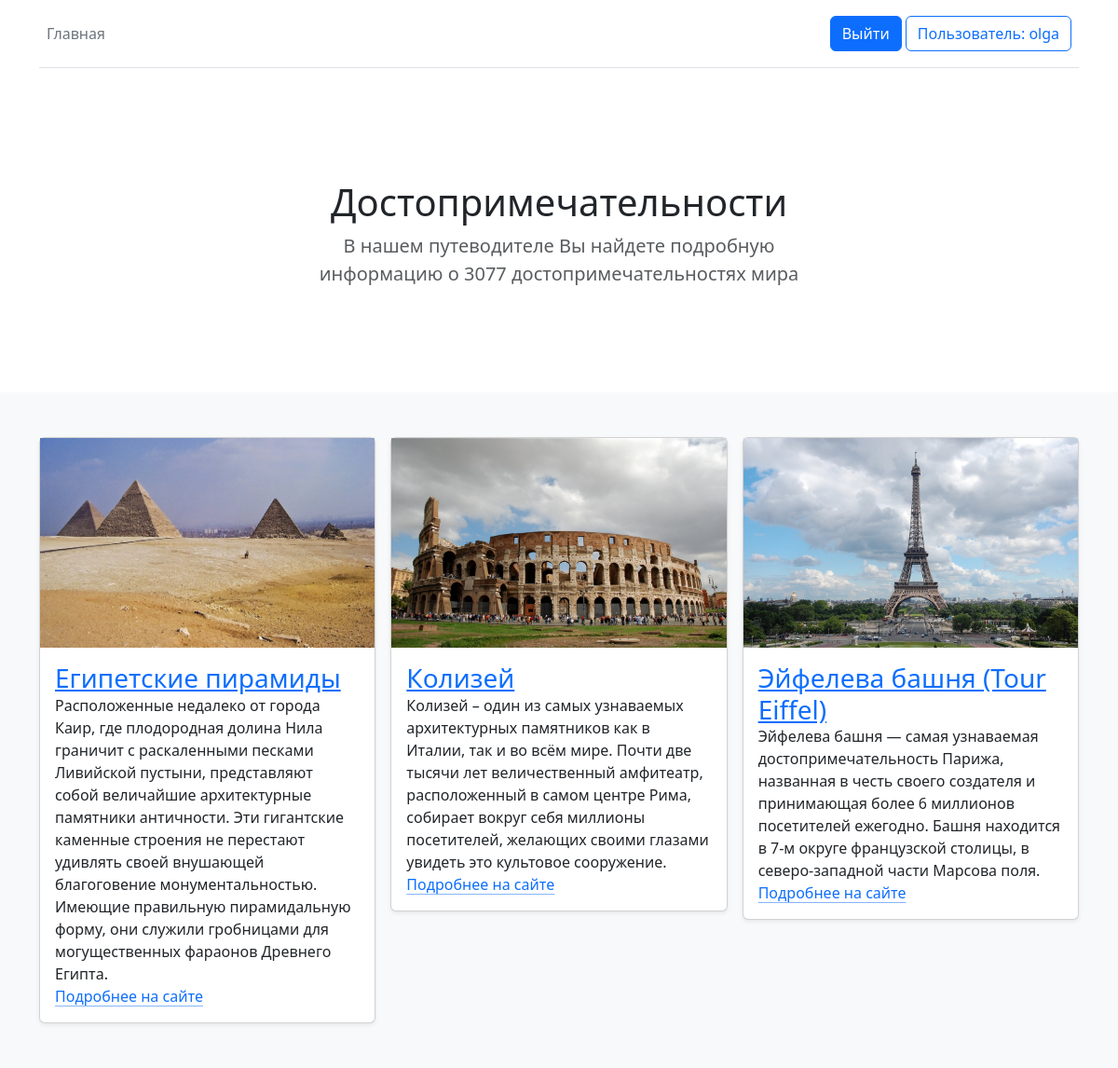
The app's page / (signed in) with its own data.
### photos/models.py (models this page shows)
class Photos(models.Model):
    title = models.CharField(max_length=100)
    detail = models.CharField(max_length=400)
    image = models.ImageField(upload_to='photos/images/')
    url = models.URLField(blank=True)

### photos/views.py (the view)
# urls.py: path('', views.index, name="index"),
def index(request):
    projects = Photos.objects.all()
    return render(request, 'photos/index.html',
                  {'projects': projects})

### photos/templates/photos/index.html (shortened to what this page needs)
{%extends 'photos/base.html'%}
{%block content%}
<main>
  <section class="py-5 text-center container">
    <div class="row py-lg-5">
      <div class="col-lg-6 col-md-8 mx-auto">
        <h1 class="fw-light"><font style="vertical-align: inherit;"><font style="vertical-align: inherit;">Достопримечательности</font></font></h1>
        <p class="lead text-body-secondary"><font style="vertical-align: inherit;"><font style="vertical-align: inherit;">В нашем путеводителе Вы найдете подробную информацию о 3077 достопримечательностях мира</font></font></p>
      </div>
    </div>
  </section>
</main>
<div class="album py-5 bg-body-tertiary">
    <div class="container">
       <div class="row row-cols-1 row-cols-sm-2 row-cols-md-3 g-3">
{%for project in projects%}
<div class="col">
<div class="card shadow-sm">
    <div class="bd-placeholder-img card-img-top"><img src="{{project.image.url}}" alt="" width="100%" height="225"></div>
    <div class="card-body">
          <h3 class="mb-0"><font style="vertical-align: inherit;"><font style="vertical-align: inherit;"><a href="{{project.url}}" target="_blank">{{project.title}}</a></font></font></h3>
            <p class="card-text mb-auto"><font style="vertical-align: inherit;"><font style="vertical-align: inherit;">{{project.detail}}</font></font></p>
            <a href="#" class="icon-link gap-1 icon-link-hover stretched-link"><font style="vertical-align: inherit;"><font style="vertical-align: inherit;">
                Подробнее на сайте</font></font><svg class="bi"><use xlink:href="#chevron-right"></use></svg></a>
    </div>
</div>
</div>
    {%endfor%}
        </div>
    </div>
</div>
{%endblock%}

### photos/templates/photos/base.html (shortened to what this page needs)
<!DOCTYPE html>
<html lang="en">
<head>
    <link href="https://cdn.jsdelivr.net/npm/bootstrap@5.3.2/dist/css/bootstrap.min.css" rel="stylesheet">
    <link rel="stylesheet" href="https://cdn.jsdelivr.net/npm/@docsearch/css@3">
</head>
<body>
<div class="container">
    <header class="d-flex flex-wrap align-items-center justify-content-center justify-content-md-between py-3 mb-4 border-bottom">
      <ul class="nav col-12 col-md-auto mb-2 justify-content-center mb-md-0">
        <li><a href="/" class="nav-link px-2 link-secondary">Главная</a></li>
      </ul>
    {%if user.is_authenticated%}
        <div class="col-md-3 text-end">
            <form action="{%url 'logoutuser'%}" method="post">
                <button type="button" class="btn btn-primary">
                    Выйти
                </button>
                <button type="button" class="btn btn-outline-primary me-2">
            Пользователь: {{user.username}}
            </button>
            </form>
        </div>
    {%endif%}
    </header>
  </div>
  {%block content%}
  {%endblock%}
</body>
</html>

### records on screen
Photos: image (picture), title "Египетские пирамиды", detail "Расположенные недалеко от города Каир, где плодородная долина Нила граничит с раскаленными песками Ливийской пустыни, представляют собой величайшие архитектурные памятники античности. Эти гигантские каменные строения не перестают удивлять своей внушающей благоговение монументальностью. Имеющие правильную пирамидальную форму, они служили гробницами для могущественных фараонов Древнего Египта."
Photos: image (picture), title "Колизей", detail "Колизей – один из самых узнаваемых архитектурных памятников как в Италии, так и во всём мире. Почти две тысячи лет величественный амфитеатр, расположенный в самом центре Рима, собирает вокруг себя миллионы посетителей, желающих своими глазами увидеть это культовое сооружение."
Photos: image (picture), title "Эйфелева башня (Tour Eiffel)", detail "Эйфелева башня — самая узнаваемая достопримечательность Парижа, названная в честь своего создателя и принимающая более 6 миллионов посетителей ежегодно. Башня находится в 7-м округе французской столицы, в северо-западной части Марсова поля."

### other values on screen
{{ user.username }} "olga"
